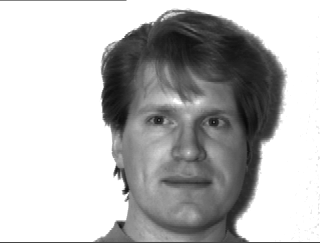
#> input picture week07/data/face_data/face_data/subject01.centerlight.png, 320 x 243 px, found by its file name; its folder holds only this picture in this run
$ jupyter execute --allow-errors PCA_ANN_Face_Classification.ipynb
#> lines starting #> are read from the running program, lines starting #| are printed output that depends on the picture; long printed decimals are rounded
[cell 1]
import numpy as np
import cv2
import matplotlib.pyplot as plt

# path to the database - change it if needed
path = 'D:\\Python\\MachineLearning\\MachineLearning\\week07\\data\\face_data\\face_data\\'

ids = range(1, 16) # 15 people
states = ['centerlight', 'glasses', 'happy', 'leftlight',
          'noglasses', 'normal', 'rightlight','sad',
          'sleepy', 'surprised', 'wink' ]
prefix = 'subject'
surfix = '.png' #file extension is png

# open one picture to get the image's size
fn = prefix + '01.' + states[0] + surfix
im = cv2.imread(path + fn, 0)
#> im is the input picture: shape (243, 320); min 9, max 255, mean 184.5

h = im.shape[0] # hight
#> h = 243
w = im.shape[1] # width
#> w = 320

D = h * w
#> D = 77760
N = len(states)*15
print(N, D, h, w)
#| 165 77760 243 320

X = np.zeros((D, N))
Y = np.zeros(N)

# collect all data
cnt = 0

# there are 15 people
#> (the rest of this cell did not finish here and is left out)

[cell 2]
X.shape
#> Out = (77760, 165)

[cell 3]
# Doing PCA, note that each row is a datapoint
from sklearn.decomposition import PCA

# remain dim. k = 125 - change it!
pca = PCA(n_components=125)

# then apply to data X
pca.fit(X.T)

###### Use PCA to find (norm) orthogonal bases  U

[cell 4]
# then build projection matrix
U = pca.components_.T
U.shape
#> Out = (77760, 125)

###### Project X to less-dimention sub-space: Z = U^T . X^
####### Use ANN classifier to solve classification of Z

[cell 5]
Xhat = np.zeros((D, N))
x_mean = X.mean(1)
for i in range(N):
    Xhat[:,i] = X[:,i] - x_mean[:]


# Reduced dim. data Z (project of Xhat onto sub-space by Uk - bases)
Z = U.T.dot(Xhat)
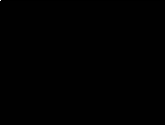
#> Z: shape (125, 165) float64; min -342.9, max 56236.6, mean 0; drawn with min black and max white
Z.shape
#> Out = (125, 165)

###### Build ANN from numpy
####### Next, we build a Multi Layers Perceptron with 01 hidden layer, wich has dim.=100.
####### All of the codes are already shown in the lessons

[cell 6]
import math


# one-hot coding
from scipy import sparse
def convert_labels(y, C):
    Y = sparse.coo_matrix((np.ones_like(y),
        (y, np.arange(len(y)))), shape = (C, len(y))).toarray()
    return Y

#softmax for multi-class
def softmax(V):
    e_V = np.exp(V - np.max(V, axis = 0, keepdims = True))
    #print(np.max(V, axis = 0, keepdims = True))
    Z = e_V / e_V.sum(axis = 0)
    return Z

#definition of ReLU, or you can use maximum directly
def ReLU(V):
    return np.maximum(V, 0)

# cost or loss function
def cost(Y, Yhat):
    return -np.sum(Y*np.log(Yhat))/Y.shape[1]

[cell 7]
# Gradient Descent Loop
# To use this code easily, we put it to a method

def ANN_3layer_SolveClassification(X_train, Y_train, eta, max_count, num):
    X, Y = X_train, Y_train
    d, N = X_train.shape
    C = Y_train.shape[0]
    d1, d2 = num, C
    # make random data
    W1 = 0.01*np.random.randn(d, d1)
    b1 = np.zeros((d1, 1))
    W2 = 0.01*np.random.randn(d1, d2)
    b2 = np.zeros((d2, 1))

    for i in range(max_count + 1):
        ## Feedforward
        Z1 = np.dot(W1.T, X) + b1
        A1 = ReLU(Z1)
        Z2 = np.dot(W2.T, A1) + b2
        Yhat = softmax(Z2)


        # print loss after each 10 iterations
        if i % 100 == 0:
            loss = cost(Y, Yhat)
            print("iter %d, loss: %f" %(i, loss))
            #print(i)
        # backpropagation
        E2 = (Yhat - Y )/N
        dW2 = np.dot(A1, E2.T)
        db2 = np.sum(E2, axis = 1, keepdims = True)
        E1 = np.dot(W2, E2)
        E1[Z1 <= 0] = 0 # gradient of ReLU
        dW1 = np.dot(X, E1.T)
        db1 = np.sum(E1, axis = 1, keepdims = True)

        # Gradient Descent update
        W1 += -eta*dW1
        b1 += -eta*db1
        W2 += -eta*dW2
        b2 += -eta*db2

    return W1, W2, b1, b2


def predict(W1, W2, b1, b2, images):
    Z1 = np.dot(W1.T, images) + b1
    A1 = ReLU(Z1)
    Z2 = np.dot(W2.T, A1) + b2
    a = softmax(Z2)
    #return  np.argmax(Z2, axis=0) #
    return np.argmax(a, axis=0)

[cell 8]
#80% for training set - You can change this rate by yourselves
M = (int)(Z.shape[1]*0.95)
#> M = 156
X_train = Z[:, :M]
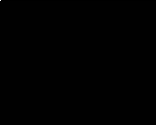
#> X_train: shape (125, 156) float64; min -342.9, max 56236.6, mean 0.2; drawn with min black and max white
Y_train = convert_labels(Y[:M], 11)

print(X_train.shape)
#| (125, 156)
print(Y_train.shape)
#| (11, 156)

W1, W2, b1, b2 = ANN_3layer_SolveClassification(X_train, Y_train, 1e-6,4000, num = 400)
#> the loop in ANN_3layer_SolveClassification, `for i in range(max_count + 1):` made 4001 passes
#> loss on passes 1, 101, 201, 301, 401, 501, 601, 701, 801, 901, 1001, 1101: 3.16, 2.34, 1.89, 1.51, 1.19, 0.945, 0.755, 0.612, 0.505, 0.423, 0.36, 0.312
#| iter 0, loss: 3.161
#| iter 100, loss: 2.344
#| iter 200, loss: 1.892
#| iter 300, loss: 1.509
#| iter 400, loss: 1.194
#| iter 500, loss: 0.9453
#| iter 600, loss: 0.7553
#| iter 700, loss: 0.6122
#> (further printed lines are left out)
#> pass 1, in ANN_3layer_SolveClassification, `Z1 = np.dot(W1.T, X) + b1`:
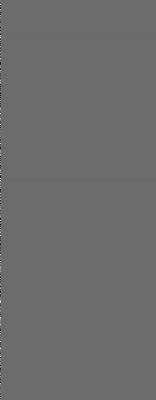
#> Z1: shape (400, 156) float64; min -1422.6, max 1918.8, mean 0; drawn with min black and max white
#> pass 1, in ANN_3layer_SolveClassification, `A1 = ReLU(Z1)`:
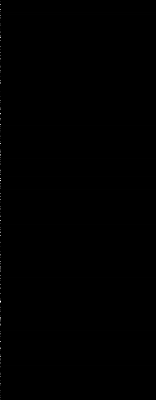
#> A1: shape (400, 156) float64; min 0, max 1918.8, mean 2.9; drawn with min black and max white
#> pass 1, in ANN_3layer_SolveClassification, `E1 = np.dot(W2, E2)`:
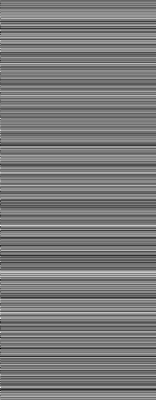
#> E1: shape (400, 156) float64; min -0.000285, max 0.000303, mean -1.51e-06; drawn with min black and max white
#> pass 1, in ANN_3layer_SolveClassification, `dW1 = np.dot(X, E1.T)`:
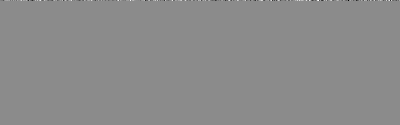
#> dW1: shape (125, 400) float64; min -16, max 13.16, mean -0.0016; drawn with min black and max white
#> after the loop in ANN_3layer_SolveClassification, `for i in range(max_count + 1):`:
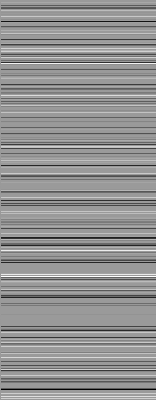
#> E1: shape (400, 156) float64; min -1.09e-05, max 7.14e-06, mean -5.98e-07; drawn with min black and max white
#> after the loop in ANN_3layer_SolveClassification, `for i in range(max_count + 1):`:
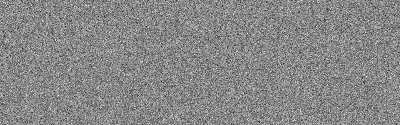
#> W1: shape (125, 400) float64; min -0.0485, max 0.0424, mean -5.23e-05; drawn with min black and max white
#> after the loop in ANN_3layer_SolveClassification, `for i in range(max_count + 1):`: b1 = 400 values, max 3.13e-05 at index 389, min -2.24e-05 at index 276, mean 7.37e-07; b2 = [0.000957, -0.000113, -9.47e-05, -9.79e-05, -3.58e-05, -0.000134, -0.000232, -5.09e-05, -4.75e-05, -9.16e-05, -5.97e-05]

[cell 9]
from sklearn.metrics import accuracy_score # for evaluating results

Y_pred_train = predict(W1, W2, b1, b2, X_train)
#> Y_pred_train = 156 values from 0 to 0
print('accuracy training data: ', accuracy_score(Y[:M], Y_pred_train))
#| accuracy training data:  1.0

X_val = Z[:, M:]
Y_val = convert_labels(Y[M:], 11)


Y_pred_val = predict(W1, W2, b1, b2, X_val)
#> Y_pred_val = [0, 0, 0, 0, 0, 0, 0, 0, 0]
print(X_val.shape, Y_pred_val.shape, 'accuracy validation data: ', accuracy_score(Y[M:], Y_pred_val))
#| (125, 9) (9,) accuracy validation data:  1.0
print(Y[M:])
#| [0. 0. 0. 0. 0. 0. 0. 0. 0.]
print(Y_pred_val)
#| [0 0 0 0 0 0 0 0 0]

###### Classify with naive bayes model

[cell 10]
from sklearn.naive_bayes import GaussianNB

NB_model = GaussianNB()
NB_model.fit(X_train.T, Y[:M].T)

Y_predict_nb = NB_model.predict(X_train.T)
#> Y_predict_nb = 156 values from 0 to 0
accuracy_nb = accuracy_score(Y[:M].T, Y_predict_nb)
#> accuracy_nb = 1
print("Train Accuracy score using Naive Bayes: ", accuracy_nb)
#| Train Accuracy score using Naive Bayes:  1.0

Y_predict_val_nb = NB_model.predict(X_val.T)
#> Y_predict_val_nb = [0, 0, 0, 0, 0, 0, 0, 0, 0]
accuracy_val_nb = accuracy_score(Y[M:].T, Y_predict_val_nb)
#> accuracy_val_nb = 1
print("Validation Accuracy score using Naive Bayes: ", accuracy_val_nb)
#| Validation Accuracy score using Naive Bayes:  1.0

###### Classify with MultiNomial Logistic (SoftMax) Regression model

[cell 11]
from sklearn.linear_model import LogisticRegression

lorg=LogisticRegression(multi_class='multinomial',solver='sag', max_iter=5000, penalty=None)
#> (the rest of this cell did not finish here and is left out)

###### Use MLPClassifier (Multi Layers Perceptron - Classifier) from Sklearn lib

[cell 12]
# Import Neural Network
from sklearn.neural_network import MLPClassifier
ann = MLPClassifier()

ann.fit(Z.T, Y)

[cell 13]
y_pred = ann.predict(Z.T)
#> y_pred = 165 values from 0 to 0
y_pred
#> Out = 165 values from 0 to 0

[cell 14]
Y

[cell 15]
from sklearn.metrics import accuracy_score # for evaluating results
print(accuracy_score(Y, y_pred))
#| 1.0
